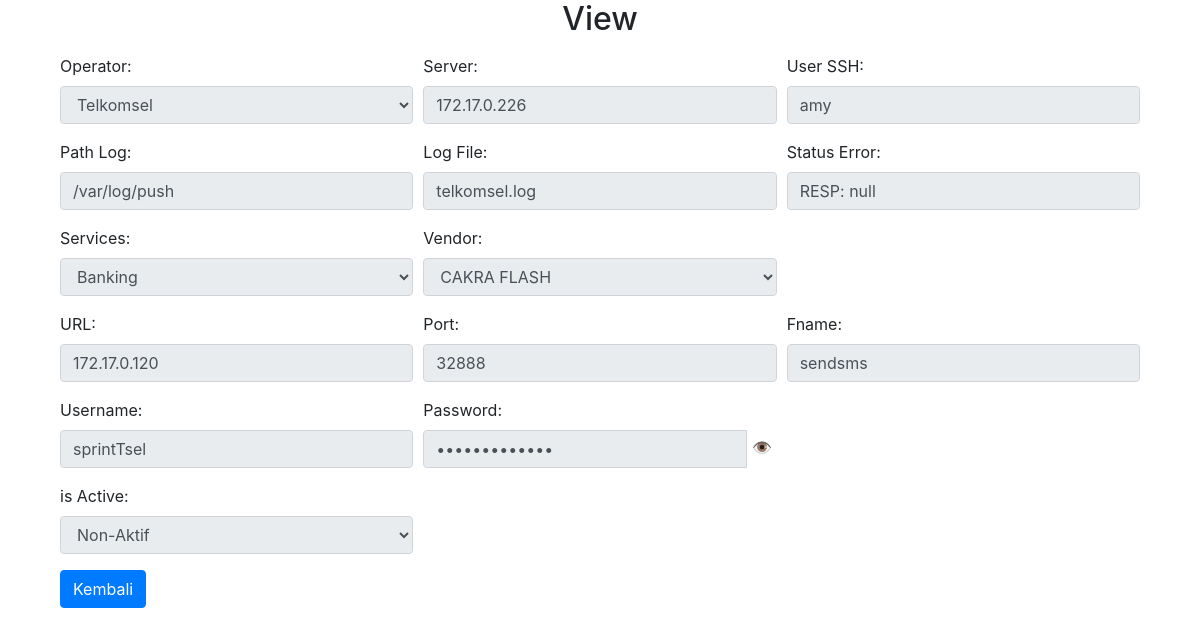
The page /view.php?id=78 on the database its author committed.
### tables this page shows
CREATE TABLE `config_status_telco_new`  (
  `id` int NOT NULL AUTO_INCREMENT,
  `operator` varchar(30) NULL DEFAULT NULL,
  `server` varchar(45) NULL DEFAULT NULL,
  `user_ssh` varchar(45) NULL DEFAULT NULL,
  `logfile` varchar(45) NULL DEFAULT NULL,
  `pathlog` varchar(45) NULL DEFAULT NULL,
  `status_err` varchar(45) NULL DEFAULT NULL,
  `service` varchar(45) NULL DEFAULT NULL,
  `vendor` varchar(45) NULL DEFAULT NULL,
  `url` varchar(45) NULL DEFAULT NULL,
  `port` varchar(45) NULL DEFAULT NULL,
  `uname` varchar(45) NULL DEFAULT NULL,
  `upass` varchar(45) NULL DEFAULT NULL,
  `time_log` datetime NULL DEFAULT CURRENT_TIMESTAMP ON UPDATE CURRENT_TIMESTAMP,
  `fname` varchar(45) NULL DEFAULT NULL,
  `is_active` enum('0','1') NULL DEFAULT NULL,
  PRIMARY KEY (`id`) USING BTREE
);

### view.php (the view, shortened to what this page needs)
<?php
include 'konekDB.php';
$conn = new mysqli($servername, $username, $password, $dbname);
$idToUpdate = $_GET['id'];
$queryGetData = "SELECT * FROM config_status_telco_new WHERE id = $idToUpdate";
$resultGetData = $conn->query($queryGetData);
$rowData = $resultGetData->fetch_assoc();
$queryVendor = "SELECT * FROM g_vendor";
$resultVendor = $conn->query($queryVendor);
?>
<!DOCTYPE html>
<html lang="en">
<head>
    <link rel="stylesheet" href="https://cdn.jsdelivr.net/npm/bootstrap-icons@1.11.2/font/bootstrap-icons.min.css">
    <link rel="stylesheet" href="https://stackpath.bootstrapcdn.com/bootstrap/4.3.1/css/bootstrap.min.css">
    <link rel="stylesheet" href="https://cdnjs.cloudflare.com/ajax/libs/font-awesome/4.7.0/css/font-awesome.min.css">
    <link rel="stylesheet" href="https://cdn.datatables.net/1.10.22/css/jquery.dataTables.min.css">
</head>
<body>
    <h2 style="text-align: center;">View</h2>
    <div class="container">
        <div class="row mt-3">
            <div class="col">
                <div class="container-fluid">
                    <form method="post" action="proses_update.php">
                        <div class="form-row">
                            <div class="form-group col-md-4">
                                <label for="operator">Operator:</label>
                                <select id="operator" class="form-control" name="operator" disabled>
                                    <option value="Telkomsel" <?php echo ($rowData['operator'] == 'Telkomsel') ? 'selected' : ''; ?>>Telkomsel</option>
                                </select>
                            </div>
                            <div class="form-group col-md-4">
                                <label for="server">Server:</label>
                                <input type="text" id="server" class="form-control" name="server" value="<?php echo $rowData['server']; ?>" disabled>
                            </div>
                            <div class="form-group col-md-4">
                                <label for="user_ssh">User SSH:</label>
                                <input type="text" id="user_ssh" class="form-control" name="user_ssh" value="<?php echo $rowData['user_ssh']; ?>" disabled>
                            </div>
                        </div>
                        <div class="form-row">
                            <div class="form-group col-md-4">
                                <label for="pathlog">Path Log:</label>
                                <input type="text" class="form-control" id="pathlog" name="pathlog" placeholder="/path/to/folder" value="<?php echo $rowData['pathlog']; ?>" disabled>
                            </div>
                            <div class="form-group col-md-4">
                                <label for="logfile">Log File:</label>
                                <input type="text" class="form-control" id="logfile" name="logfile" placeholder="logfile.log" value="<?php echo $rowData['logfile']; ?>" disabled>
                            </div>
                            <div class="form-group col-md-4">
                                <label for="status_err">Status Error:</label>
                                <input type="text" class="form-control" id="status_err" name="status_err" placeholder="RESP: Error/Connection" value="<?php echo $rowData['status_err']; ?>" disabled>
                            </div>
                        </div>
                        <div class="form-row">
                            <div class="form-group col-md-4">
                                <label for="service">Services:</label>
                                <select id="service" class="form-control" name="service" disabled>
                                    <option value="Banking" <?php echo ($rowData['service'] == 'Banking') ? 'selected' : ''; ?>>Banking</option>
                                </select>
                            </div>
                            <div class="form-group col-md-4">
                                <label for="vendor">Vendor:</label>
                                <select id="vendor" class="form-control" name="vendor" disabled>
                                    <?php
                                    if ($resultVendor->num_rows > 0) {
                                        while ($rowVendor = $resultVendor->fetch_assoc()) {
                                            echo '<option value="' . $rowVendor["vendor_name"] . '" ' . (($rowData['vendor'] == $rowVendor["vendor_name"]) ? 'selected' : '') . '>' . $rowVendor["vendor_name"] . '</option>';
                                        }
                                    }
                                    ?>
                                </select>
                            </div>
                        </div>
                        <div class="form-row">
                            <div class="form-group col-md-4">
                                <label for="url">URL:</label>
                                <input type="text" class="form-control" id="url" name="url" placeholder="send_ip_no" value="<?php echo $rowData['url']; ?>" disabled>
                            </div>
                            <div class="form-group col-md-4">
                                <label for="port">Port:</label>
                                <input type="text" class="form-control" id="port" name="port" placeholder="send_port" value="<?php echo $rowData['port']; ?>" disabled>
                            </div>
                            <div class="form-group col-md-4">
                                <label for="fname">Fname:</label>
                                <input type="text" class="form-control" id="fname" name="fname" placeholder="filename" value="<?php echo $rowData['fname']; ?>" disabled>
                            </div>
                        </div>
                        <div class="form-row">
                            <div class="form-group col-md-4">
                                <label for="uname">Username:</label>
                                <input type="text" class="form-control" id="uname" name="uname" placeholder="send_username" value="<?php echo $rowData['uname']; ?>" disabled>
                            </div>
                            <div class="form-group col-md-4">
                                <label for="upass">Password:</label>
                                <div class="input-group">
                                    <input type="password" class="form-control" id="upass" name="upass" placeholder="send_password" value="<?php echo $rowData['upass']; ?>" disabled>
                                    <span class="toggle-password" onclick="togglePasswordVisibility('upass')">👁️</span>
                                </div>
                            </div>
                        </div>
                        <div class="form-row">
                            <div class="form-group col-md-4">
                                <label for="is_active">is Active:</label>
                                <select id="is_active" class="form-control" name="is_active" disabled>
                                    <option value="0" <?php echo ($rowData['is_active'] == '0') ? 'selected' : ''; ?>>Non-Aktif</option>
                                </select>
                            </div>
                        </div>
                        <input class="btn btn-primary" type="reset" onclick="history.back()" value="Kembali">
                    </form>
                </div>
            </div>
        </div>
    </div>
</body>
</html>

### view.php (style rules this page uses)
body { font-family: Arial, sans-serif; margin: 20px; }
form .input-group { position: relative; width: 100%; }
form .toggle-password { position: relative; top: 0; right: 0; transform: translateY(0%); cursor: pointer; padding: 5px; }

### rows shown on the page
config_status_telco_new: operator "Telkomsel", server "172.17.0.226", user_ssh "amy", pathlog "/var/log/push", logfile "telkomsel.log", status_err "RESP: null", service "Banking", url "172.17.0.120", port "32888", fname "sendsms", uname "sprintTsel", is_active "Non-Aktif"

### other values the page prints
form field vendor "CAKRA FLASH"
